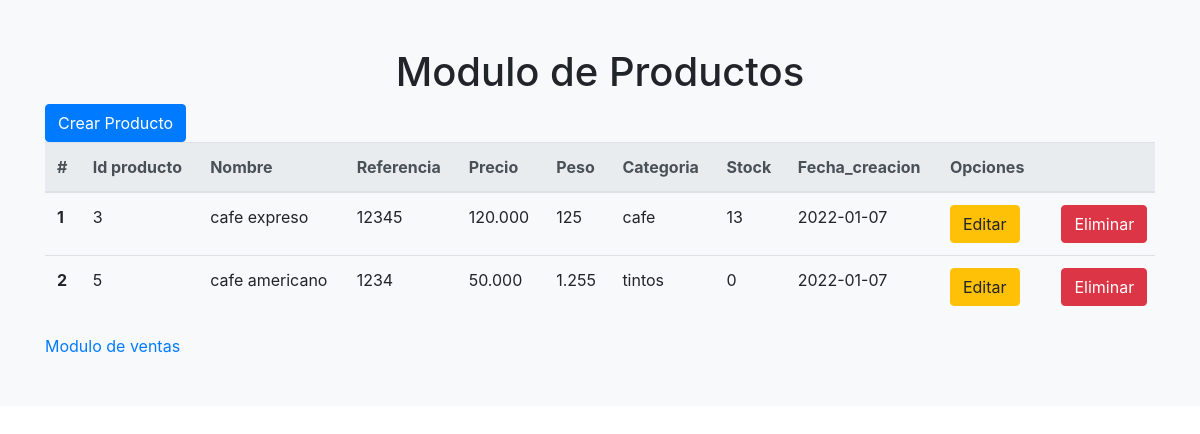
The page / on the database its author committed.
### tables this page shows
CREATE TABLE `productos`  (
  `id` int NOT NULL AUTO_INCREMENT,
  `nombre` varchar(255) NULL DEFAULT NULL,
  `referencia` varchar(255) NULL DEFAULT NULL,
  `precio` varchar(255) NULL DEFAULT NULL,
  `peso` varchar(255) NULL DEFAULT NULL,
  `id_categoria` int NULL DEFAULT NULL,
  `stock` int NULL DEFAULT NULL,
  `fecha_creacion` date NULL DEFAULT NULL,
  PRIMARY KEY (`id`) USING BTREE
);

CREATE TABLE `categorias`  (
  `id_categoria` int NOT NULL AUTO_INCREMENT,
  `nombre_categoria` varchar(255) NULL DEFAULT NULL,
  PRIMARY KEY (`id_categoria`) USING BTREE
);

### application/controllers/Init.php (called while the page is built, shortened)
<?php
class Init extends CI_Controller {
	public function index(){
		$productos=$this->Cs->execsql("SELECT * FROM productos t1 JOIN categorias t2 on t1.id_categoria = t2.id_categoria");
		$categorias=$this->Cs->getCampos('categorias');
		$this->load->view('temples/header');
		$this->load->view('productos',['productos'=>$productos,'categorias'=>$categorias]);
		$this->load->view('temples/footer');
	}
}

### index.php (called while the page is built, shortened)
<?php
require_once BASEPATH.'core/CodeIgniter.php';

### application/models/Cs.php (called while the page is built, shortened)
<?php
class Cs extends CI_Model {
    public function getCampos($table, $where = NULL, $campos="*", $result=0, $groupby=NULL, $orderby=NULL,$returnquery=NULL)
    {
        try {
            $this->db->select($campos);
            if(!$where){
                $query = $this->db->get($table);
                if($result==1){
                    return $query;
                }else{
                    if(!is_array($query) && $query)
                    {
                        return $query->result_array();
                    }else{
                        throw new Exception("Error Processing Request: ".$this->db->error()['message'], 1);
                    }
                }
            }
        } catch (Exception $e) {
            return ["msj" => "Error :".$e->getMessage()];
        }
    }
    public function execsql($sql,$last=false)
    {
        $query = $this->db->query($sql);
        return $query->result_array();
    }
}

### application/views/productos.php (the view, shortened to what this page needs)
<main role="main">
  <div class="album py-5 bg-light">
    <div class="container">
        <h1 style="text-align: center;">Modulo de Productos</h1>
      <div class="row">
        <div class="col-md-12 col-lg-12 col-xs-12" >
            <button type="button" class="btn btn-primary" data-toggle="modal" data-target="#exampleModal">
               Crear Producto
            </button>
        </div>
        <div class="col-md-12 col-lg-12 col-xs-12" >
            <table class="table">
                <thead class="thead-light">
                    <tr>
                        <th scope="col">#</th>
                        <th scope="col">Id producto</th>
                        <th scope="col">Nombre</th>
                        <th scope="col">Referencia</th>
                        <th scope="col">Precio</th>
                        <th scope="col">Peso</th>
                        <th scope="col">Categoria</th>
                        <th scope="col">Stock</th>
                        <th scope="col">Fecha_creacion</th>
                        <th>Opciones</th>
                    </tr>
                </thead>
                <tbody>
                    <?php for ($i=0; $i <count($productos) ; $i++) {?>
                        <tr>
                            <th scope="row"><?php echo $i+1;?></th>
                            <td><?php echo $productos[$i]['id'];?></td>
                            <td><?php echo $productos[$i]['nombre'];?></td>
                            <td><?php echo $productos[$i]['referencia'];?></td>
                            <td><?php echo number_format($productos[$i]['precio'],0,",",".");?></td>
                            <td><?php echo number_format($productos[$i]['peso'],0,",",".");?></td>
                            <td><?php echo $productos[$i]['nombre_categoria'];?></td>
                            <td><?php echo $productos[$i]['stock'];?></td>
                            <td><?php echo $productos[$i]['fecha_creacion'];?></td>
                            <td>
                                <div class="row">
                                    <div class="col-md-6">
                                         <button type="button" class="btn btn-warning" id="btn_editar" onclick="btn_editar('<?php echo $productos[$i]['id'];?>')">Editar</button>
                                    </div>
                                    <div class="col-md-6">
                                        <button type="button" class="btn btn-danger" data-toggle="modal" data-target="#EliminarModal" id="btn_eliminar" onclick="btn_eliminar('<?php echo $productos[$i]['id'];?>')">Eliminar</button>
                                    </div>
                                </div>
                            </td>
                        </tr>
                    <?php };?>
                </tbody>
            </table>
        </div>
        <div class="col-md-12 col-lg-12 col-xs-12">
            <a href="ventas">Modulo de ventas</a>
        </div>
    </div>
    </div>
  </div>
</main>

### application/views/temples/header.php (shortened to what this page needs)
<!doctype html>
<html lang="en">
  <head>
    <link rel="stylesheet" href="https://cdn.jsdelivr.net/npm/bootstrap@4.6.1/dist/css/bootstrap.min.css">
  </head>
  <body>

### application/views/temples/footer.php (shortened to what this page needs)
  </body>
</html>

### rows shown on the page
productos: id "3", nombre "cafe expreso", referencia "12345", precio "120.000", peso "125", id_categoria.nombre_categoria "cafe", stock "13", fecha_creacion "2022-01-07"
productos: id "5", nombre "cafe americano", referencia "1234", precio "50.000", peso "1.255", id_categoria.nombre_categoria "tintos", stock "0", fecha_creacion "2022-01-07"
